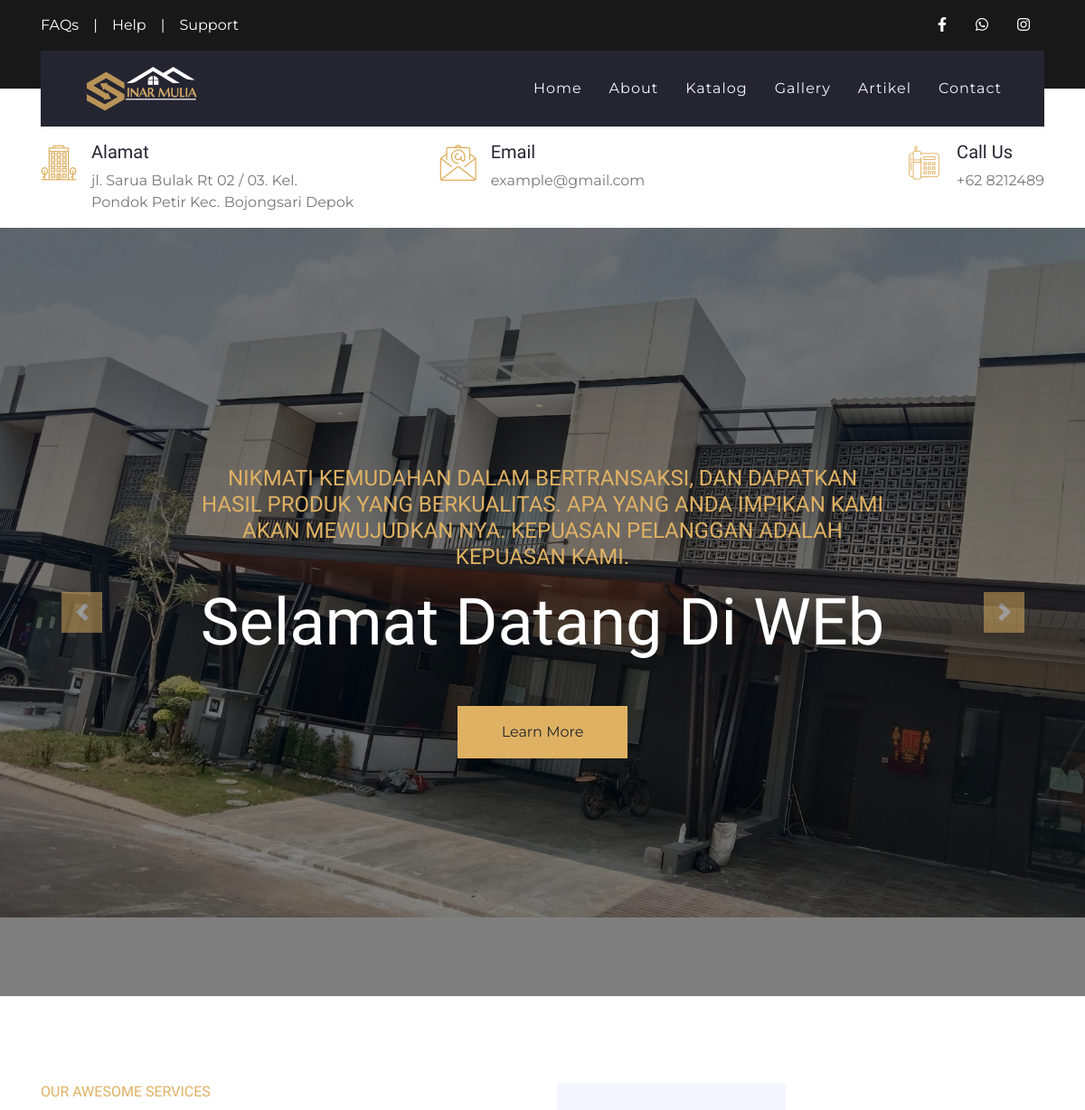
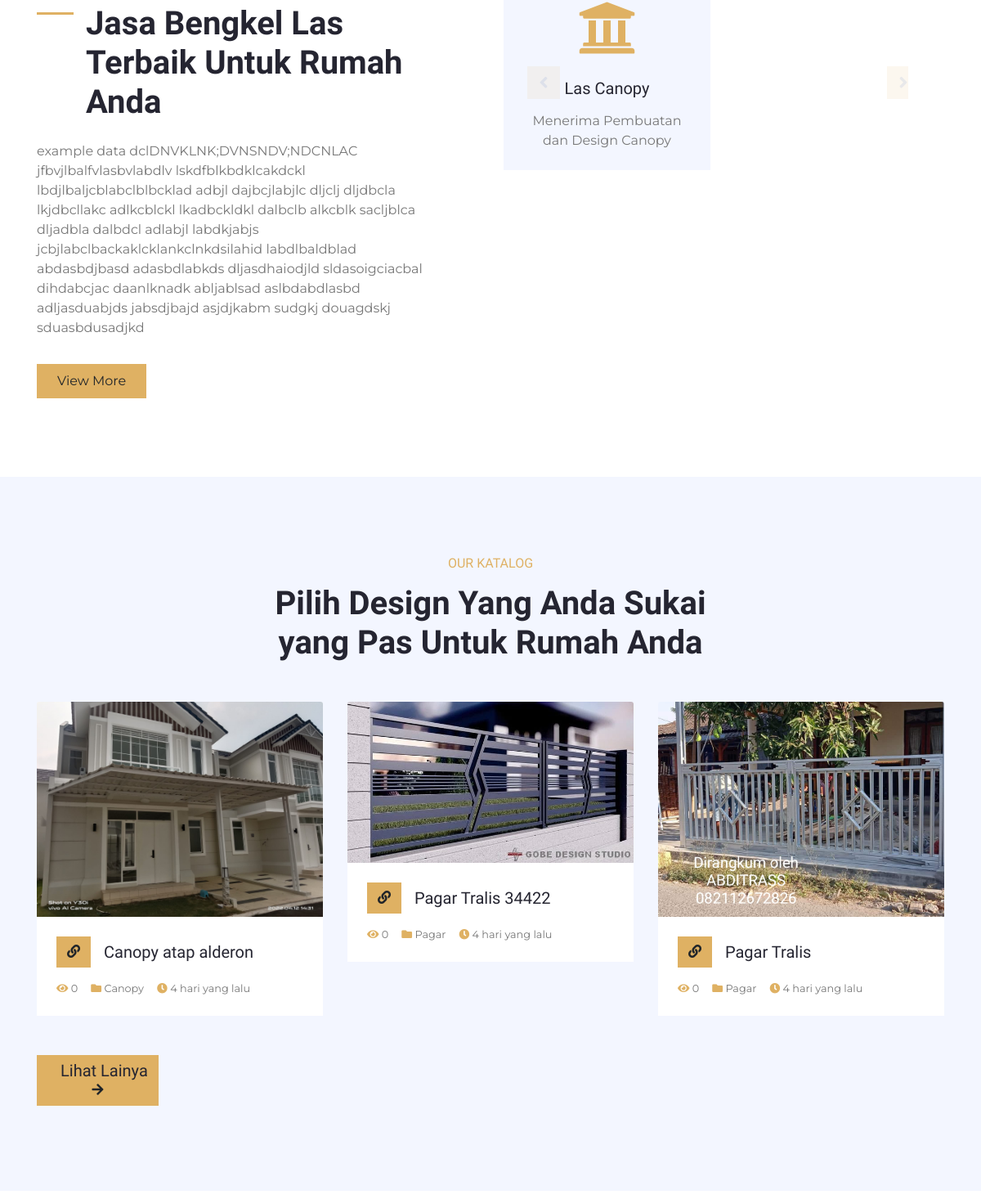
Before: / (upper part) with the older database file (2 pictures, top to bottom).
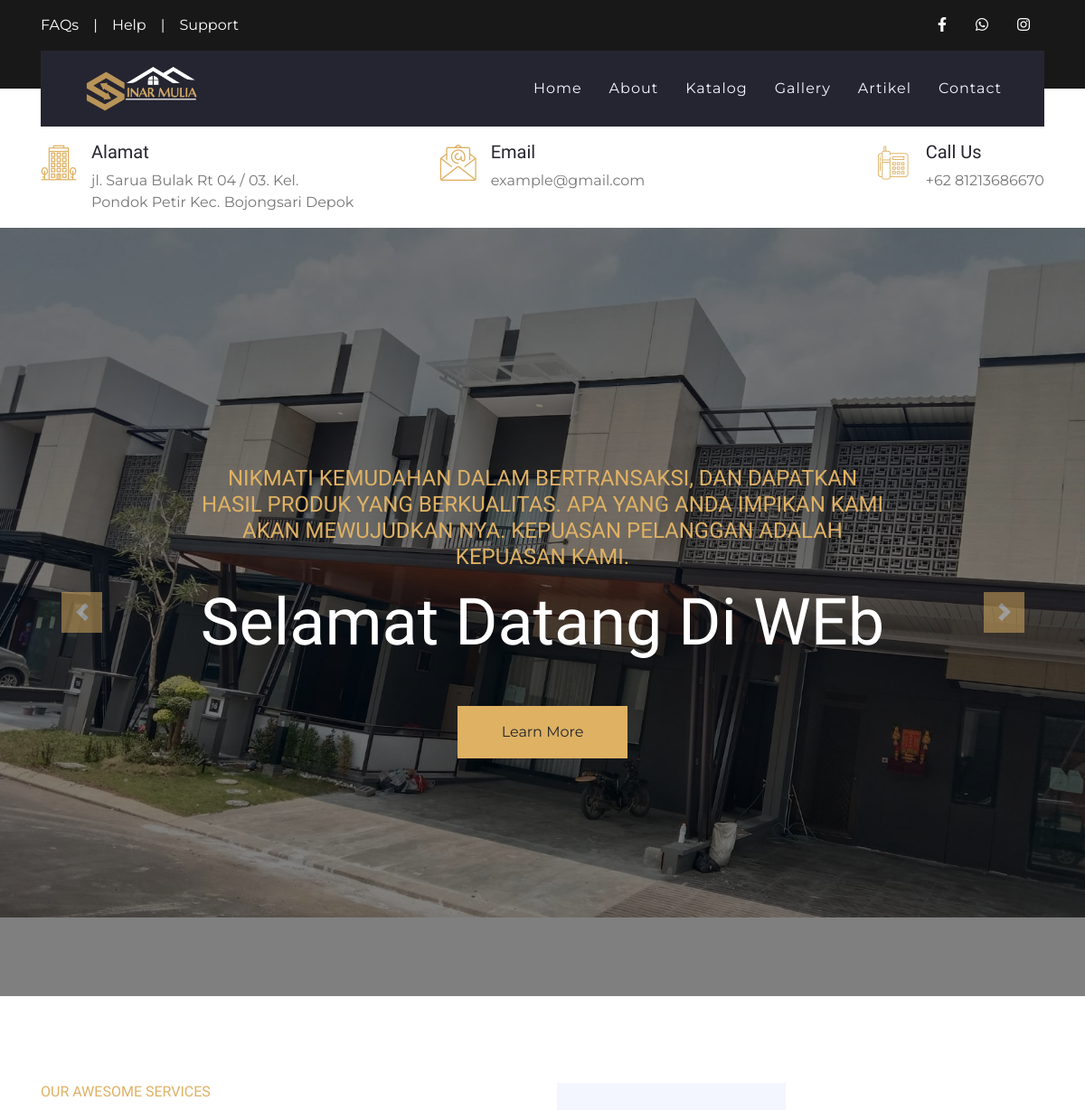
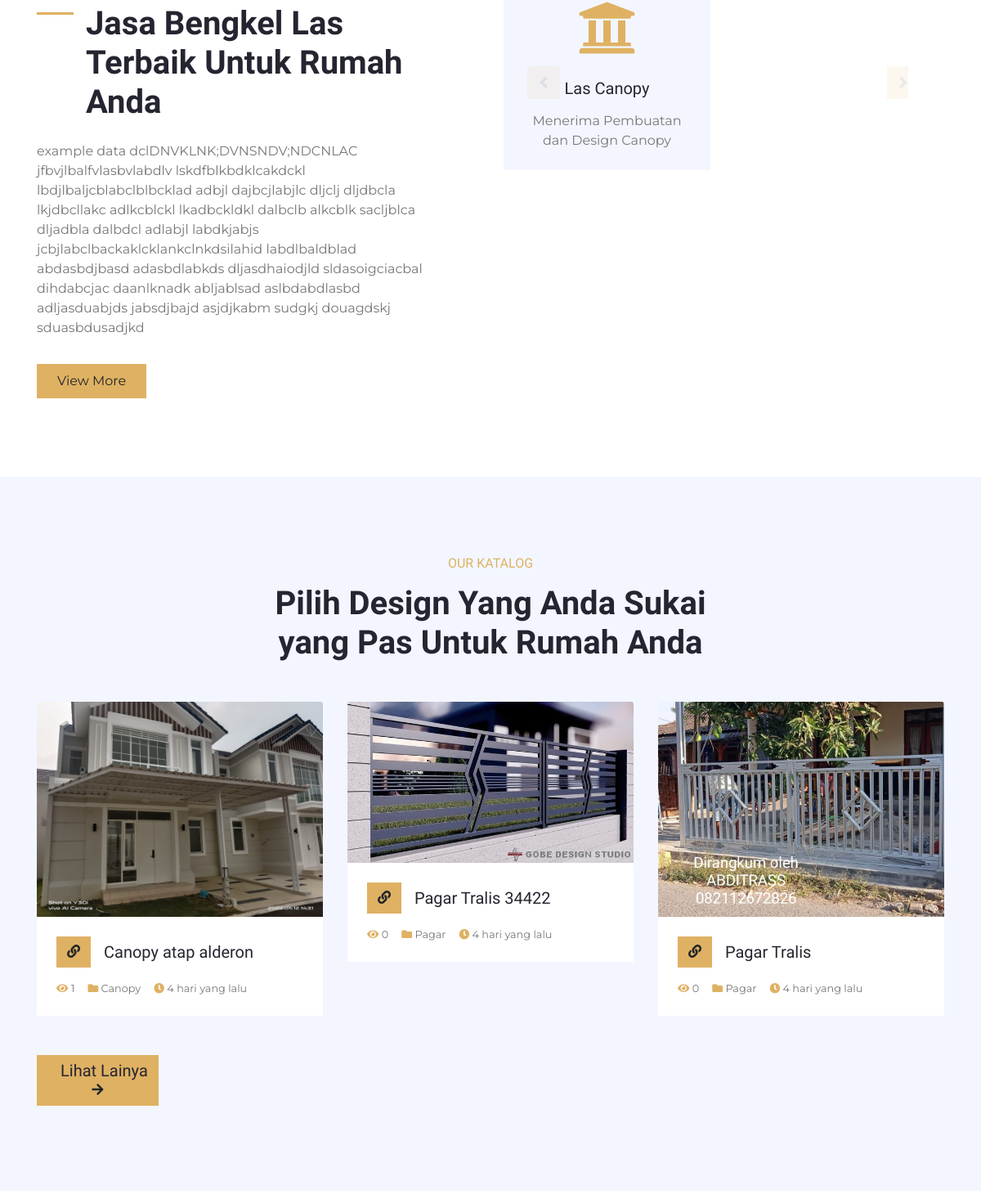
After: the same page with the newer database file (2 pictures, top to bottom).
### tables this page shows
CREATE TABLE `set_profil`  (
  `profil_id` int(11) NOT NULL AUTO_INCREMENT,
  `nama` varchar(50) NULL DEFAULT NULL,
  `alamat` varchar(100) NULL DEFAULT NULL,
  `deskripsi` text NULL,
  `logo` text NULL,
  `foto` text NULL,
  `kontak_id` int(11) NULL DEFAULT NULL,
  `company_name` varchar(50) NULL DEFAULT NULL,
  `web_url` text NULL,
  PRIMARY KEY (`profil_id`) USING BTREE
);

CREATE TABLE `set_hero`  (
  `hero_id` int(11) NOT NULL AUTO_INCREMENT,
  `judul` varchar(50) NOT NULL,
  `paragraf` text NOT NULL,
  `foto` varchar(100) NOT NULL,
  `is_active` int(11) NOT NULL,
  `link` varchar(100) NULL DEFAULT NULL,
  `class` varchar(20) NULL DEFAULT NULL,
  PRIMARY KEY (`hero_id`) USING BTREE
);

CREATE TABLE `ref_produk`  (
  `produk_id` int(11) NOT NULL AUTO_INCREMENT,
  `nama_produk` varchar(100) NOT NULL,
  `kategori` varchar(30) NOT NULL,
  `deskripsi` text NOT NULL,
  `foto` varchar(100) NOT NULL,
  `date_post` datetime NOT NULL,
  `slug` varchar(100) NULL DEFAULT NULL,
  `harga` varchar(20) NULL DEFAULT NULL,
  `best` int(11) NULL DEFAULT NULL,
  PRIMARY KEY (`produk_id`) USING BTREE
);

### application/controllers/Home.php (called while the page is built, shortened)
<?php
class Home extends CI_Controller
{
    public function __construct()
    {
        $this->load->model('M_home', 'home');
        $this->load->model('admin/Profil_m', 'profil');
        $this->load->library('session');
    }
    public function index()
    {
        $data = [
            'judul' => $this->profil->get_profile('nama'),
            'perusahaan' => $this->profil->get_profile('nama'),
            'logo' => $this->profil->get_profile('logo'),
            'alamat' => $this->profil->get_profile('alamat'),
            'whatsap' => $this->profil->get_kontak('whatsap'),
            'facebook' => $this->profil->get_kontak('facebook'),
            'instagram' => $this->profil->get_kontak('instagram'),
            'email' => $this->profil->get_kontak('email'),
            'telpon' => $this->profil->get_kontak('telpon'),
            'foto' => $this->profil->get_profile('foto'),
            'slide' => $this->home->get_slide()->result(),
            'dataKatalog' => $this->home->get_katalog()->result(),
            'gallery' => $this->home->get_gallery()->result(),
            'bsproduk' => $this->home->get_bsproduk()->result(),
            'testimoni' => $this->home->get_testimoni()->result(),
            'artikel' => $this->home->get_artikel()->result(),
            'deskripsi' => $this->profil->get_profile('deskripsi'),
        ];
        $this->load->view('layout/header', $data);
        $this->load->view('layout/navbar', $data);
        $this->load->view('pages/home_v', $data);
        $this->load->view('layout/footer', $data);
    }
}

### index.php (called while the page is built, shortened)
<?php
require_once BASEPATH.'core/CodeIgniter.php';

### application/models/admin/Profil_m.php (called while the page is built, shortened)
<?php
class Profil_m extends CI_Model
{
    public function get_profile($varams)
    {
        $query = $this->db->get('set_profil')->row();
        $data = $query->$varams;
        return $data;
    }
}

### application/models/M_home.php (called while the page is built, shortened)
<?php
class M_home extends CI_Model
{
    public function get_slide()
    {
        $this->db->select('*');
        $this->db->from('set_hero');
        $this->db->where('is_active', 1);
        $this->db->order_by('hero_id', 'DESC');
        $query = $this->db->get();
        return $query;
    }
    public function get_katalog()
    {
        $this->db->select('*');
        $this->db->from('ref_produk');
        $this->db->order_by('produk_id', 'DESC');
        $this->db->limit(6);
        $query = $this->db->get();
        return $query;
    }
    public function get_gallery()
    {
        $this->db->select('*');
        $this->db->from('gallery');
        $this->db->where('token', 1);
        $this->db->order_by('gallery_id', 'DESC');
        $this->db->limit(12);
        $query = $this->db->get();
        return $query;
    }
    public function get_bsproduk()
    {
        $this->db->select('*');
        $this->db->from('gallery a');
        $this->db->join('ref_produk b', 'a.produk_id=b.produk_id');
        $this->db->where('a.token', 2);
        $this->db->order_by('gallery_id', 'DESC');
        $query = $this->db->get();
        return $query;
    }
    public function get_testimoni()
    {
        $this->db->select('*');
        $this->db->from('testimoni');
        $this->db->where('is_active', 1);
        $this->db->order_by('id_testi', 'DESC');
        $query = $this->db->get();
        return $query;
    }
    public function get_artikel()
    {
        $this->db->select('*');
        $this->db->from('artikel a');
        $this->db->order_by('artikel_id', 'DESC');
        $this->db->limit(12);
        $query = $this->db->get();
        return $query;
    }
}

### application/views/pages/home_v.php (the view, shortened to what this page needs)
<?php
function waktu_lalu($timestamp)
{
    $selisih = time() - strtotime($timestamp);
    $detik = $selisih;
    $menit = round($selisih / 60);
    $jam = round($selisih / 3600);
    $hari = round($selisih / 86400);
    $minggu = round($selisih / 604800);
    $bulan = round($selisih / 2419200);
    $tahun = round($selisih / 29030400);
    if ($detik <= 60) {
        $waktu = $detik . ' detik yang lalu';
    } else if ($menit <= 60) {
        $waktu = $menit . ' menit yang lalu';
    } else if ($jam <= 24) {
        $waktu = $jam . ' jam yang lalu';
    } else if ($hari <= 7) {
        $waktu = $hari . ' hari yang lalu';
    } else if ($minggu <= 4) {
        $waktu = $minggu . ' minggu yang lalu';
    } else if ($bulan <= 12) {
        $waktu = $bulan . ' bulan yang lalu';
    } else {
        $waktu = $tahun . ' tahun yang lalu';
    }
    return $waktu;
}
?>
<div class="container-fluid p-0">
    <div id="header-carousel" class="carousel slide" data-ride="carousel">
        <div class="carousel-inner">
            <?php foreach ($slide as $hero) : ?>
                <div class="carousel-item <?= $hero->class ?>">
                    <img class="w-100" src="<?= base_url() ?>assets/upload/gallery/<?= $hero->foto ?>" alt="Image" height="850">
                    <div class="carousel-caption d-flex flex-column align-items-center justify-content-center">
                        <div class="p-3" style="max-width: 800px;">
                            <h4 class="text-primary text-uppercase font-weight-normal mb-md-3"><?= $hero->paragraf ?></h4>
                            <h3 class="display-3 text-white mb-md-4"><?= $hero->judul ?></h3>
                            <a href="<?= $hero->link ?>" class="btn btn-primary py-md-3 px-md-5 mt-2 mt-md-4">Learn More</a>
                        </div>
                    </div>
                </div>
            <?php endforeach ?>
        </div>
        <a class="carousel-control-prev" href="#header-carousel" data-slide="prev">
            <div class="btn btn-primary" style="width: 45px; height: 45px;">
                <span class="carousel-control-prev-icon mb-n2"></span>
            </div>
        </a>
        <a class="carousel-control-next" href="#header-carousel" data-slide="next">
            <div class="btn btn-primary" style="width: 45px; height: 45px;">
                <span class="carousel-control-next-icon mb-n2"></span>
            </div>
        </a>
    </div>
</div>
<div class="container-fluid py-5">
    <div class="container py-5">
        <div class="row">
            <div class="col-lg-6 pr-lg-5">
                <h6 class="text-primary font-weight-normal text-uppercase mb-3">Our Awesome Services</h6>
                <h1 class="mb-4 section-title">
                    Jasa Bengkel Las Terbaik Untuk Rumah Anda</h1>
                <p><?= $deskripsi ?></p>
                <a href="" class="btn btn-primary mt-3 py-2 px-4">View More</a>
            </div>
            <div class="col-lg-6 p-0 pt-5 pt-lg-0">
                <div class="owl-carousel service-carousel position-relative">
                    <div class="d-flex flex-column text-center bg-light mx-3 p-4">
                        <h3 class=" display-3 font-weight-normal text-primary mb-3"> <i class="fas fa-university"></i></h3>
                        <h5 class="mb-3">Las Canopy</h5>
                        <p class="m-0">Menerima Pembuatan dan Design Canopy</p>
                    </div>
                    <div class="d-flex flex-column text-center bg-light mx-3 p-4">
                        <h3 class=" display-3 font-weight-normal text-primary mb-3"> <i class="fas fa-gopuram"></i></h3>
                        <h5 class="mb-3">Raling Tangga</h5>
                        <p class="m-0">Jasa Pembuatan Raling Tangga</p>
                    </div>
                </div>
            </div>
        </div>
    </div>
</div>
<div class="container-fluid bg-light pt-5">
    <div class="container py-5">
        <div class="row justify-content-center">
            <div class="col-lg-6 col-md-8 col text-center mb-4">
                <h6 class="text-primary font-weight-normal text-uppercase mb-3">Our Katalog</h6>
                <h1 class="mb-4">Pilih Design Yang Anda Sukai yang Pas Untuk Rumah Anda</h1>
            </div>
        </div>
        <div class="row pb-3">
            <?php foreach ($dataKatalog as $katalog) : ?>
                <?php $id = $katalog->produk_id;
                $visitorprod = $this->db->query("SELECT * FROM section_visit WHERE produk_id='" . $id . "'")->num_rows(); ?>
                <div class="col-md-4 mb-4">
                    <div class="card border-0 mb-2">
                        <img class="card-img-top" src="<?= base_url() ?>assets/upload/gallery/<?= $katalog->foto ?>" alt="">
                        <div class="card-body bg-white p-4">
                            <div class="d-flex align-items-center mb-3">
                                <a class="btn btn-primary" href="<?= base_url() ?>katalog/detailproduk/<?= $katalog->slug ?>/<?= $katalog->produk_id ?>"><i class="fa fa-link"></i></a>
                                <a href="<?= base_url() ?>katalog/detailproduk/<?= $katalog->slug ?>/<?= $katalog->produk_id ?>">
                                    <h5 class="m-0 ml-3 text-truncate"><?= $katalog->nama_produk ?></h5>
                                </a>
                            </div>
                            <div class="d-flex">
                                <small class="mr-3"><i class="fa fa-eye text-primary"></i> <?= $visitorprod ?></small>
                                <small class="mr-3"><i class="fa fa-folder text-primary"></i> <?= $katalog->kategori ?></small>
                                <small class="mr-3"><i class="fa fa-clock text-primary"></i> <?= waktu_lalu($katalog->date_post) ?></small>
                            </div>
                        </div>
                    </div>
                </div>
            <?php endforeach ?>
        </div>
        <div class="row pb-3">
            <div class="col-md-4 mb-4">
                <div class="d-flex align-items-center mb-3">
                    <a class="btn btn-primary" href="<?= base_url() ?>katalog">
                        <h5 class=" m-0 ml-3 text-truncate">Lihat Lainya </h5> <i class="fa fa-arrow-right "></i>
                    </a>
                </div>
            </div>
        </div>
    </div>
</div>
<div class="container-fluid py-5">
</div>

### application/views/layout/header.php (shortened to what this page needs)
<!DOCTYPE html>
<html lang="en">
<head>
    <link href="https://cdn.jsdelivr.net/npm/bootstrap@5.0.2/dist/css/bootstrap.min.css" rel="stylesheet">
    <link href="https://cdnjs.cloudflare.com/ajax/libs/font-awesome/5.10.0/css/all.min.css" rel="stylesheet">
    <link href="<?= base_url() ?>assets/frontend/lib/flaticon/font/flaticon.css" rel="stylesheet">
    <link href="<?= base_url() ?>assets/frontend/lib/owlcarousel/assets/owl.carousel.min.css" rel="stylesheet">
    <link href="<?= base_url() ?>assets/frontend/lib/lightbox/css/lightbox.min.css" rel="stylesheet">
    <link href="https://cdn.jsdelivr.net/npm/summernote@0.8.18/dist/summernote-lite.min.css" rel="stylesheet">
    <link href="<?= base_url() ?>assets/frontend/css/style.css" rel="stylesheet">
    <link rel="stylesheet" type="text/css" href="//cdnjs.cloudflare.com/ajax/libs/toastr.js/latest/toastr.min.css" />
</head>
<body>

### application/views/layout/navbar.php (shortened to what this page needs)
<div class="container-fluid bg-dark py-3">
    <div class="container">
        <div class="row">
            <div class="col-md-6 text-center text-lg-left mb-2 mb-lg-0">
                <div class="d-inline-flex align-items-center">
                    <a class="text-white pr-3" href="">FAQs</a>
                    <span class="text-white">|</span>
                    <a class="text-white px-3" href="">Help</a>
                    <span class="text-white">|</span>
                    <a class="text-white pl-3" href="">Support</a>
                </div>
            </div>
            <div class="col-md-6 text-center text-lg-right">
                <div class="d-inline-flex align-items-center">
                    <a class="text-white px-3" href="<?= $facebook ?>">
                        <i class="fab fa-facebook-f"></i>
                    </a>
                    <a class="text-white px-3" href="<?= $whatsap ?>">
                        <i class="fab fa-whatsapp"></i>
                    </a>
                    <a class="text-white px-3" href="<?= $instagram ?>">
                        <i class="fab fa-instagram"></i>
                    </a>
                </div>
            </div>
        </div>
    </div>
</div>
<div class="container-fluid position-relative nav-bar p-0">
    <div class="container position-relative" style="z-index: 9;">
        <nav class="navbar navbar-expand-lg bg-secondary navbar-dark py-3 py-lg-0 pl-3 pl-lg-5">
            <a href="" class="navbar-brand">
                <img src="<?= base_url() ?>assets/upload/logo/<?= $logo ?>" alt="" height="50">
            </a>
            <div class="collapse navbar-collapse justify-content-between px-3" id="navbarCollapse">
                <div class="navbar-nav ml-auto py-0">
                    <a href="<?= base_url() ?>" class="nav-item nav-link ">Home</a>
                    <a href="<?= base_url('about') ?>" class="nav-item nav-link">About</a>
                    <a href="<?= base_url('katalog') ?>" class="nav-item nav-link">Katalog</a>
                    <a href="<?= base_url('gallery') ?>" class="nav-item nav-link">Gallery</a>
                    <a href="<?= base_url('artikel') ?>" class="nav-item nav-link">Artikel</a>
                    <a href="<?= base_url('contact') ?>" class="nav-item nav-link">Contact</a>
                </div>
            </div>
        </nav>
    </div>
</div>
<div class="container-fluid bg-white py-3">
    <div class="container">
        <div class="row">
            <div class="col-lg-4 text-left mb-3 mb-lg-0">
                <div class="d-inline-flex text-left">
                    <h1 class="flaticon-office font-weight-normal text-primary m-0 mr-3"></h1>
                    <div class="d-flex flex-column">
                        <h5>Alamat</h5>
                        <p class="m-0"><?= $alamat ?></p>
                    </div>
                </div>
            </div>
            <div class="col-lg-4 text-left text-lg-center mb-3 mb-lg-0">
                <div class="d-inline-flex text-left">
                    <h1 class="flaticon-email font-weight-normal text-primary m-0 mr-3"></h1>
                    <div class="d-flex flex-column">
                        <h5>Email</h5>
                        <p class="m-0"><?= $email ?></p>
                    </div>
                </div>
            </div>
            <div class="col-lg-4 text-left text-lg-right mb-3 mb-lg-0">
                <div class="d-inline-flex text-left">
                    <h1 class="flaticon-telephone font-weight-normal text-primary m-0 mr-3"></h1>
                    <div class="d-flex flex-column">
                        <h5>Call Us</h5>
                        <p class="m-0">+62 <?= $telpon ?></p>
                    </div>
                </div>
            </div>
        </div>
    </div>
</div>

### application/views/layout/footer.php (shortened to what this page needs)
</body>
</html>

Changed rows visible on the page:
changed set_profil: alamat "jl. Sarua Bulak Rt 02 / 03. Kel. Pondok Petir Kec. Bojongsari Depok" → "jl. Sarua Bulak Rt 04 / 03. Kel. Pondok Petir Kec. Bojongsari Depok"
computed for ref_produk "Canopy atap alderon": visitorprod "0" → "1"
Other visible differences:
$telpon: "8212489" → "81213686670"
